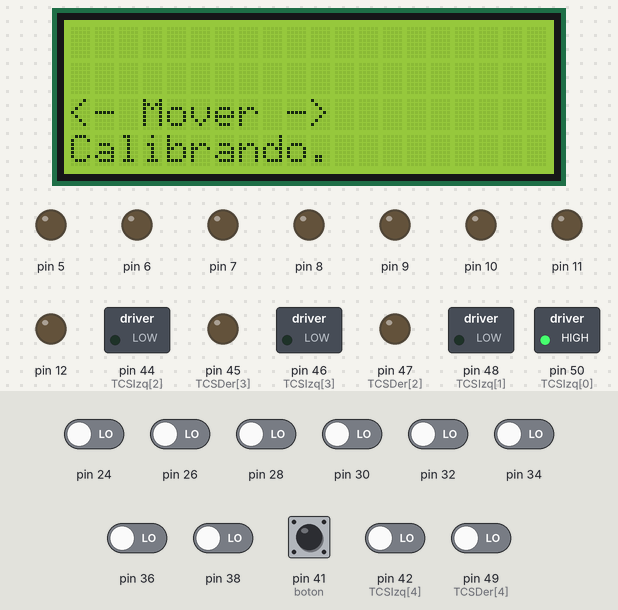
Recording of a sketch running on a simulated Arduino Mega 2560, built with avr-gcc and run on an emulated ATmega2560. Parts: 20×4 character LCD, switched loads named in the sketch (green lamp = pin HIGH), output pins drawn as LEDs (lit = HIGH). The test bench sets the inputs (shaded band); at power-on: pin 24, pin 26, pin 28, pin 30, pin 32, pin 34, pin 36, pin 38, pin 41 (boton), pin 42 (TCSIzq[4]), pin 49 (TCSDer[4]) LOW.

Above: at 0.1 s.
At 10.1 s:
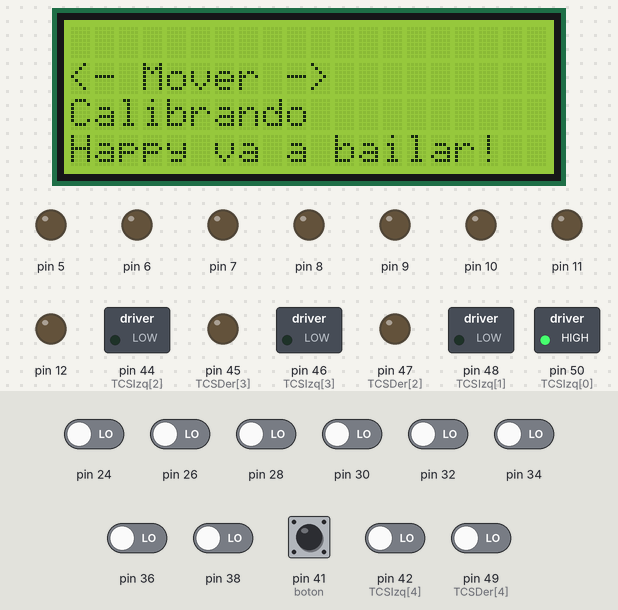
At 12.1 s:
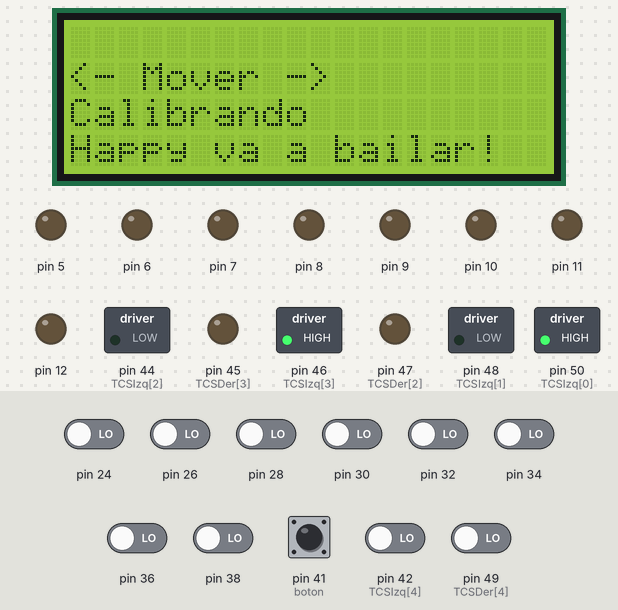
At 17.1 s:
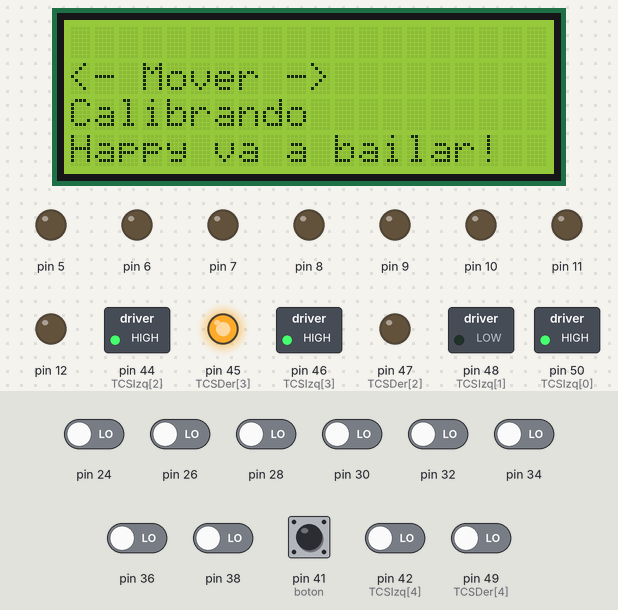
At 24.1 s:
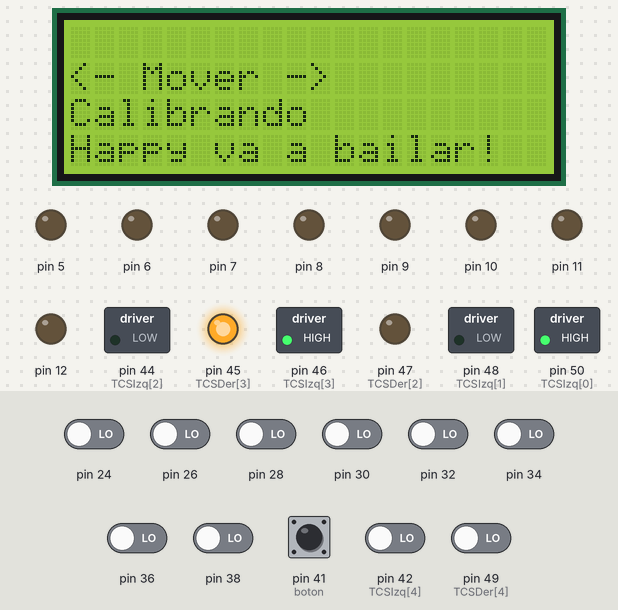
At 38.2 s:
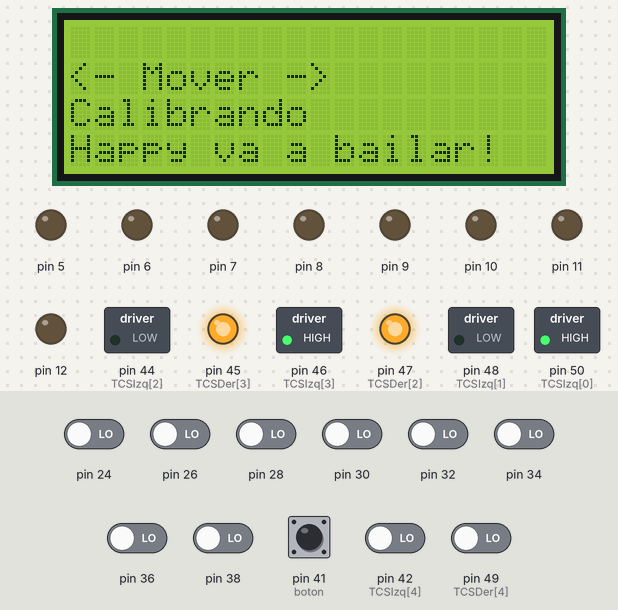
Timing chart, 0 to 40.0 s (numbered marks = the images above):
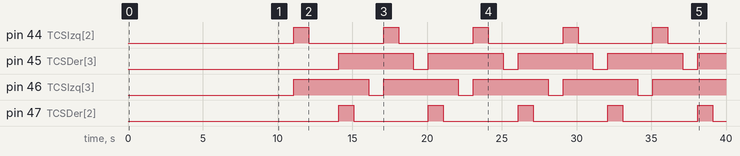

Measured:
- by itself, pin 44 (TCSIzq[2]), pin 47 (TCSDer[2]): alternates HIGH for 1.0 s and LOW for 5.0 s
- by itself, pin 45 (TCSDer[3]), pin 46 (TCSIzq[3]): alternates HIGH for 5.0 s and LOW for 1.0 s

The sketch:

Happy_v1.ino
```cpp
#include <QTRSensors.h>
#include <LiquidCrystal.h>

/*
 * Hardware:
 * - TCS: Sensor de color
 * - QTR: Sensor de linea
 *
 * -----------------------
 * |        PINES        |
 * -----------------------
 */

//S0, S1, S2, S3 y OUT respectivamente
const int TCSIzq[] = {50, 48, 44, 46, 42};
const int TCSDer[] = {51, 53, 47, 45, 49};

const uint8_t QTR[] = {24, 26, 28, 30, 32, 38, 36, 34};
const int QTREmisor = 22;

const int motores[] = {5, 6, 7, 8, 9, 10, 11, 12};
const int lcds[] = {19, 18, 17, 16, 15, 14};

const int boton = 41;

/* --------------------------
 * |   VARIABLES GLOBALES   |
 * --------------------------
 */

String texto[] = {"", "", "", ""};
enum Color{BLANCO, NEGRO, ROJO, VERDE, AZUL};
QTRSensors qtrrc;
LiquidCrystal lcd(lcds[0], lcds[1], lcds[2], lcds[3], lcds[4], lcds[5]);

/* ---------------
 * |   MOTORES   |
 * ---------------
 */

/*
 * Clase que corresponde a un solo motor o llanta
 */
class Motor {
  private:
    byte pinA, pinB;

    //Avanza la llanta con rapidez de 0 a 255
    void avanza(byte rapidez) {
      analogWrite(pinA, rapidez);
      analogWrite(pinB, 0);
    }

    //Regresa la llanta con rapidez de 0 a 255
    void regresa(byte rapidez) {
      analogWrite(pinA, 0);
      analogWrite(pinB, rapidez);
    }

  public:
    //Crea un nuevo motor con los pines definidos por el usuario
    Motor(byte pinA, byte pinB) {
      this->pinA = pinA;
      this->pinB = pinB;
      pinMode(pinA, OUTPUT);
      pinMode(pinB, OUTPUT);
    }

    //Mueve la llanta a cierta rapidez y si el segundo parametro es verdadero se regresa en lugar de avanzar
    void mover(byte rapidez, bool regresar = false) {
      if(regresar) {
        regresa(rapidez);
      } else {
        avanza(rapidez);
      }
    }
};

//Define los pines de cada motor y crea una nueva instancia de la clase motor para cada llanta
Motor frontalIzq(motores[4], motores[5]);
Motor frontalDer(motores[3], motores[2]);
Motor traseraIzq(motores[6], motores[7]);
Motor traseraDer(motores[1], motores[0]);

//Gira los cuatro llantas con rapidez de 0 a 255 hacia adelante
void avanzar(byte rapidez) {
  frontalIzq.mover(rapidez);
  frontalDer.mover(rapidez);
  traseraIzq.mover(rapidez);
  traseraDer.mover(rapidez);
}

//Gira los cuatro llantas hacia atras con rapidez de 0 a 255
void regresar(byte rapidez) {
  frontalIzq.mover(rapidez, true);
  frontalDer.mover(rapidez, true);
  traseraIzq.mover(rapidez, true);
  traseraDer.mover(rapidez, true);
}

//Gira los cuatro llantas (dos adelante y dos atras) para hacer un movimiento giratorio a la derecha
void girarDerecha(byte rapidez) {
  frontalIzq.mover(rapidez);
  traseraIzq.mover(rapidez);
  frontalDer.mover(rapidez, true);
  traseraDer.mover(rapidez, true);
}

//Gira los cuatro llantas (dos adelante y dos atras) para hacer un movimiento giratorio a la izquierda
void girarIzquierda(byte rapidez) {
  frontalIzq.mover(rapidez, true);
  traseraIzq.mover(rapidez, true);
  frontalDer.mover(rapidez);
  traseraDer.mover(rapidez);
}

//Solo gira las llantas de un lado para hacer una rotación mas amplia que la función de girarDerecha
void girarAmpliamenteDerecha(byte rapidez) {
  frontalIzq.mover(rapidez);
  traseraIzq.mover(rapidez);
  frontalDer.mover(0);
  traseraDer.mover(0);
}

//Solo gira las llantas de un lado para hacer una rotación mas amplia que la función de girarIzquierda
void girarAmpliamenteIzquierda(byte rapidez) {
  frontalIzq.mover(0);
  traseraIzq.mover(0);
  frontalDer.mover(rapidez);
  traseraDer.mover(rapidez);
}

//Detiene las cuatro llantas
void detener() {
  frontalIzq.mover(0);
  traseraIzq.mover(0);
  frontalDer.mover(0);
  traseraDer.mover(0);
}

//Orienta el robot 90° a la izquierda
void orientarIzquierda() {
  girarAmpliamenteIzquierda(150);
  delay(800);
  girarIzquierda(100);
  delay(800);
}

//Orienta el robot 90° a la derecha
void orientarDerecha() {
  girarAmpliamenteDerecha(150);
  delay(800);
  girarDerecha(100);
  delay(800);
}

/* -----------------
 * |   FUNCIONES   |
 * -----------------
 */

//Recibe datos del sensor TCS3200 y utilizando cálculos matemáticos obtiene el color como un enumerador
Color detectarColor(int TCS[]) {
  unsigned long frecuencia;
  digitalWrite(TCS[2], LOW);
  digitalWrite(TCS[3], LOW);
  frecuencia = pulseIn(TCS[4], LOW);
  frecuencia = map(frecuencia, 25, 72, 255, 0);
  unsigned long r = frecuencia;
  digitalWrite(TCS[2], HIGH);
  digitalWrite(TCS[3], HIGH);
  frecuencia = pulseIn(TCS[4], LOW);
  frecuencia = map(frecuencia, 30, 90, 255, 0);
  unsigned long g = frecuencia;
  digitalWrite(TCS[2], LOW);
  digitalWrite(TCS[3], HIGH);
  frecuencia = pulseIn(TCS[4], LOW);
  frecuencia = map(frecuencia, 25, 70, 255, 0);
  unsigned long b = frecuencia;
  float avg = (r + g + b) / 3; //Promedio
  float stddev = sqrt(((r - avg) * (r - avg) + (g - avg) * (g - avg) + (b - avg) * (b - avg)) / 3); //Desviación estandar
  if(stddev < 40) {
    return BLANCO;
  }
  if (stddev < 300) {
    return NEGRO;
  }
  if(r > g && r > b) {
    return ROJO;
  }
  if (g > b) {
    return VERDE;
  }
  return AZUL;
}

//Imprime una nueva linea al display de LCD, recorriendo los demás lineas hacia arriba
void imprime(String str) {
  if(str.length() > 20) {
    str = str.substring(0, 20);
  }
  while(str.length() < 20) {
    str += " ";
  }
  for(int i = 0; i < 3; i++) {
    texto[i] = texto[i + 1];
  }
  texto[3] = str;
  for(int i = 0; i < 4; i++) {
    lcd.setCursor(0, i);
    lcd.print(texto[i]);
  }
}

/* --------------------
 * |   SETUP Y LOOP   |
 * --------------------
 */

//Se inicializan los pines, la LCD, el sensor QTR y el sensor TCS
void setup() {
  Serial.begin(9600);
  lcd.begin(20, 4);
  imprime("<- Mover ->");
  imprime("Calibrando");
  for(int i = 0; i < 4; i++) {
    pinMode(TCSIzq[i], OUTPUT);
    pinMode(TCSDer[i], OUTPUT);
  }
  pinMode(TCSIzq[4], INPUT);
  pinMode(TCSDer[4], INPUT);
  pinMode(boton, INPUT);
  digitalWrite(TCSIzq[0], HIGH);
  digitalWrite(TCSIzq[1], LOW);
  digitalWrite(TCSDer[0], HIGH);
  digitalWrite(TCSDer[1], LOW);
  qtrrc.setTypeRC();
  qtrrc.setSensorPins(QTR, 8);
  qtrrc.setEmitterPin(QTREmisor);
  lcd.setCursor(10, 3);
  for (int i = 0; i < 400; i++) {
    if(i % 100 == 0) {
      lcd.write("."); //Pequeño efecto que crea puntos después de la palabra calibrando
    }
    qtrrc.calibrate();
  }
  imprime("Happy va a bailar!");
}

//Se obtienen los valores relevantes de los sensores y se actua en base a ellos
void loop() {
  bool botonActivado = digitalRead(boton); //Obtiene el valor del switch que esta en la parte frontal del robot
  Color izq = detectarColor(TCSIzq); //Obtiene el color del sensor de la izquierda
  Color der = detectarColor(TCSDer); //Obtiene el color del sensor de la derecha
  uint16_t valoresDeLinea[8];
  bool linea[8]; //Arreglo de booleanos que indica true si la linea negra esta debajo de este sensor
  int ubicacionDeLinea = qtrrc.readLineBlack(valoresDeLinea);
  for(int i = 0; i < 8; i++) {
    linea[i] = valoresDeLinea[i] >= 650;
  }
  logica(izq, der, linea, ubicacionDeLinea, botonActivado);
}

/* --------------
 * |   LÓGICA   |
 * --------------
 */

void logica(Color izq, Color der, bool linea[], int ubicacion, bool botonActivado) {

}
```
